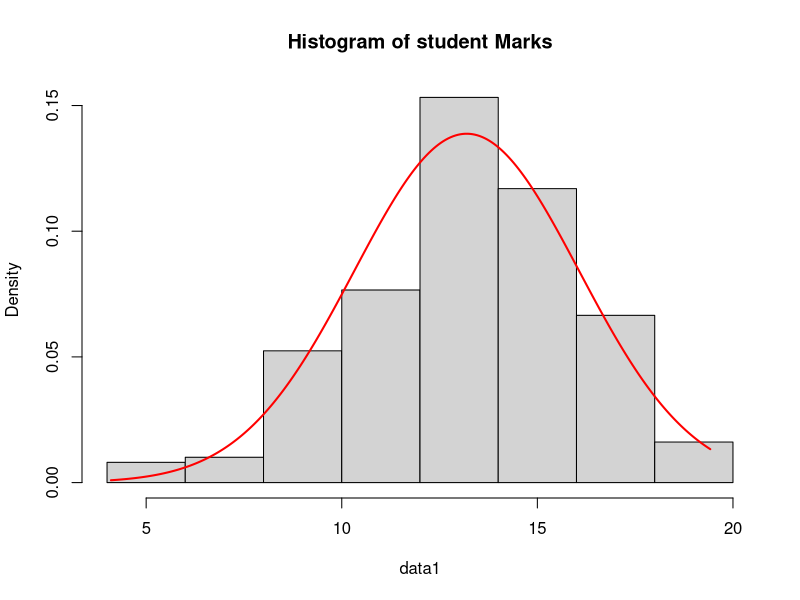
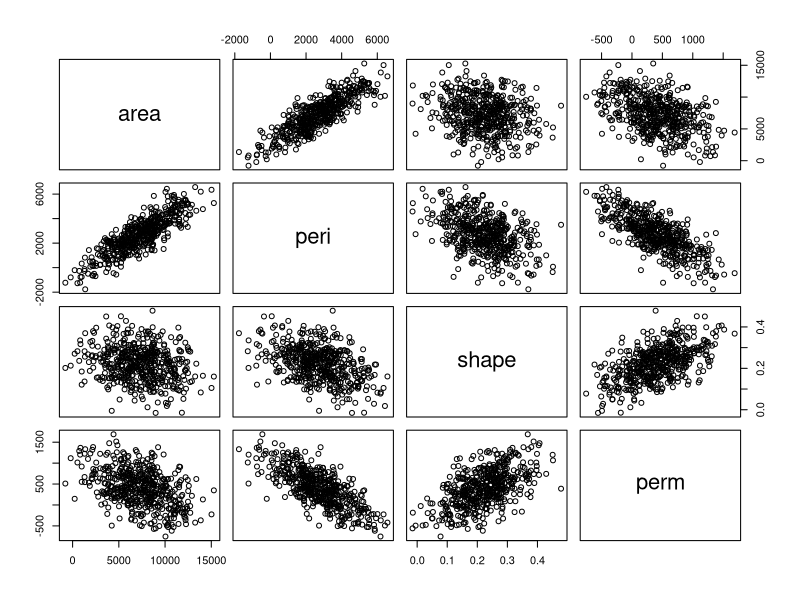
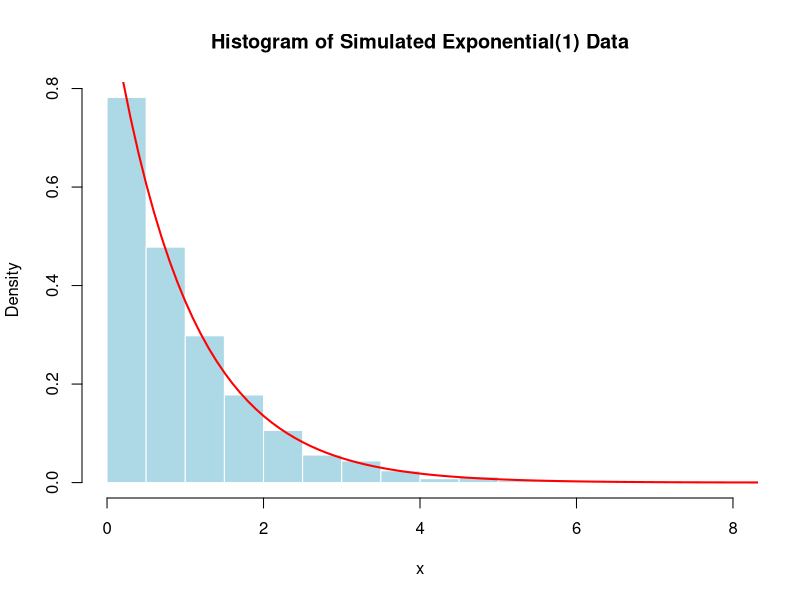
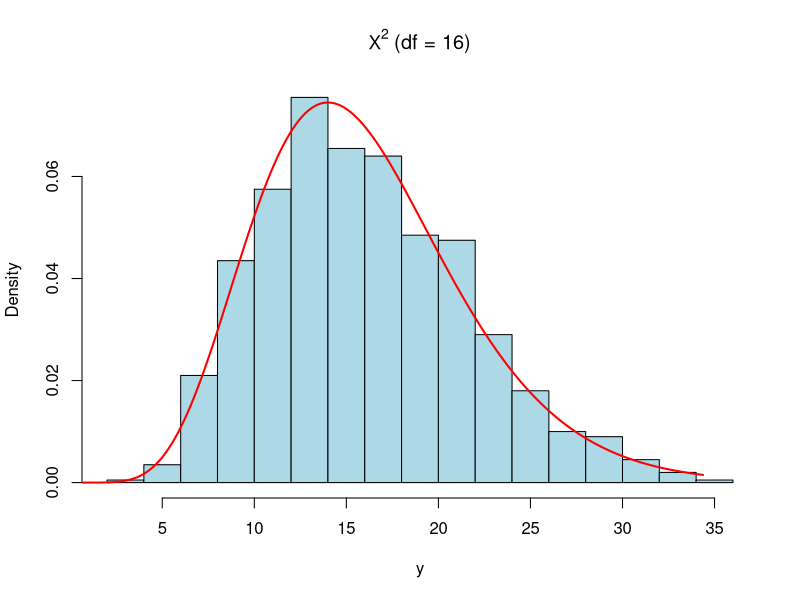
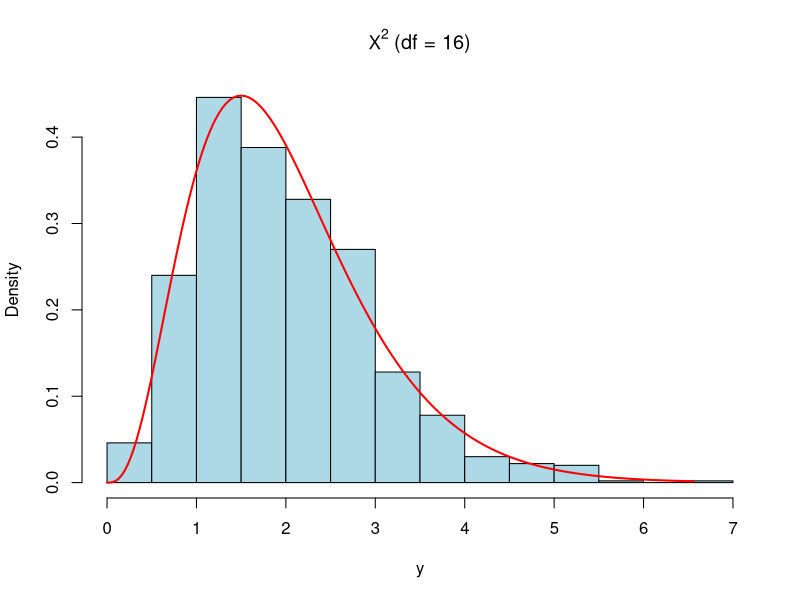
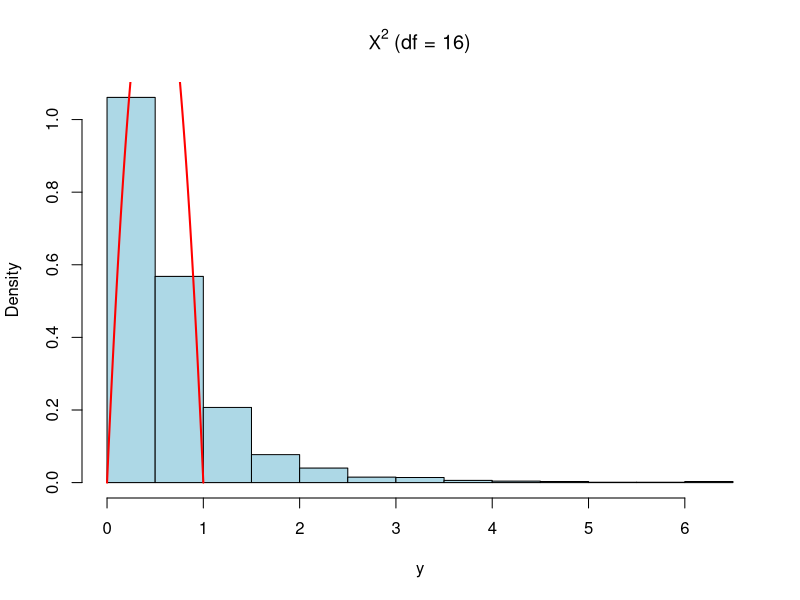

Write the R code that produced these figures, in order.
## ---- chunk 1
knitr::opts_chunk$set(echo = TRUE)
## ---- chunk 2
m<-10^4
t<-runif(m,0,pi/3)
g<-sin(t)
teta<-(pi/3)*mean(g)
teta

## ---- chunk 3
m<-10^4
x<-2
y<-runif(m,0,1)
g<- exp(-x^2*y^2/2)
thi<- 0.5+ x*mean(g/sqrt(2*pi))
thi
## ---- chunk 4
m<-10^4
x<-2
g<- exp(-x^2*y^2/2)
thi<- 0.5+ x*mean(g/sqrt(2*pi))
variance<-mean((g-mean(g))^2)/m
variance
## ---- chunk 5

## ---- chunk 6
pnorm(2)
## ---- chunk 7
n<-10000
X<-2
y<-runif(n, 0, 1)
ph.hat2<-0.5 + 2*mean(exp(-2*y^2)/sqrt(2*pi))
ph.hat2
## ---- chunk 8
n<-10^4
u<-runif(n,0,0.5)
g<-exp(-u)
teta<-0.5* mean(g)
teta
## ---- chunk 9
# Variance estimate
n<-10^4
u<-runif(n,0,0.5)
g<-exp(-u)
teta<-0.5* mean(g)
teta
Var_theta_hat <- mean((g-mean(g))^2) / n
Var_theta_hat
## ---- chunk 10
# Define x values
x <- seq(0.1, 0.9, by = 0.1)

# Number of simulations
n <- 10^5

# Generate Beta(3,3) random numbers
y <- rbeta(n, 3, 3)
# Monte Carlo estimates of CDF
mc_values <- numeric(length(x))
for (i in 1:length(x)) {
  mc_values[i] <- sum(y <= x[i]) / n
}

# Exact CDF using pbeta
exact_values <- pbeta(x, 3, 3)
head(y)
## ---- chunk 11
mc_values
## ---- chunk 12
exact_values <- pbeta(x, 3, 3)
exact_values 
## ---- chunk 13
set.seed(123)

m <- 10^4
B <- 1000
x <- 1
a <- -4
M <- 1 / sqrt(2*pi)

# Sample mean estimator
phi_sm <- replicate(B, {
  Z <- rnorm(m)
  mean(Z <= x)
})

# Hit-or-miss estimator
phi_hm <- replicate(B, {
  T <- runif(m, a, x)
  U <- runif(m, 0, M)
  (x - a) * M * mean(U <= dnorm(T))
})

var_sm <- var(phi_sm)
var_hm <- var(phi_hm)

relative_efficiency <- var_hm / var_sm

c(var_sm = var_sm,
  var_hm = var_hm,
  relative_efficiency = relative_efficiency)

## ---- chunk 14
set.seed(123)

# Parameters
x <- 1      
m <- 10000     # Number of Monte Carlo samples

# -------------------------------
# Method 1: Sample mean Monte Carlo
# -------------------------------
Z <- rnorm(m)             
phi_mean <- mean(Z <= x)  
var_mean <- phi_mean * (1 - phi_mean) / m   

# -------------------------------
# Method 2: Hit-or-miss method
# -------------------------------
# rectangle: X ~ Uniform(a,x), Y ~ Uniform(0,fmax)
fmax <- 1 / sqrt(2*pi)
X <- runif(m, min=-5, max=x)  # take -5 as practical -infinity
Y <- runif(m, min=0, max=fmax)
hits <- Y <= dnorm(X)
phi_hit <- mean(hits) * (x + 5) * fmax  # scale by area of rectangle
var_hit <- var(hits * (x + 5) * fmax) / m



efficiency <- var_hit / var_mean
efficiency
## ---- chunk 15
data1<-c(6.89, 10.35, 14.5, 15.35, 13.4, 12.35, 13.6, 11.3, 4.6, 15.85, 10.15, 8.15, 8.25,
17.05, 15.2, 16.2, 15.05, 16.25, 18.5, 16.8, 15.25, 12.75, 12.45, 10.2, 13.3, 8.7,
13.05, 10.9, 13, 13.85, 11.55, 14.5, 12.85, 17.15, 13.3, 15.25, 17.55, 11.25, 12.85,
14.5, 10.7, 11.9, 14, 14.6, 12.4, 15.35, 12.3, 11.7, 11.7, 10, 11.8, 15.6,
8.6, 10, 12.5, 9.9, 10.3, 13.3, 14, 16.5, 14, 14.7, 18.2, 15.1, 14.4,
8.1, 12.4, 10.9, 13.1, 14.5, 15.4, 10, 13.2, 13.4, 14.6, 17.5, 13.4, 15.8,
13.2, 13.3, 13.8, 11.2, 15.3, 16.1, 9.3, 16.5, 11.5, 13, 14.7, 9.3, 8.6,
12.4, 12.8, 10.8, 5.5, 13.5, 12.4, 11.8, 12.2, 8.5, 9.4, 11.9, 8.6, 13.2,
12.4, 11.5, 10.1, 14.8, 12.7, 6.1, 8.6, 9.3, 9.9, 8.4, 11.3, 13.1, 13.5,
4.1, 7.5, 13.9, 15.1, 13.2, 14.5, 17.6, 14.7, 12.5, 15.4, 15.5, 9.2, 10.5,
13.45, 18.15, 10.9, 12.65, 13.2, 17.6, 13.9, 12.4, 14.6, 12.4, 17.15, 16.4, 13.75,
14.4, 17.35, 14.3, 14.65, 16.1, 11.25, 10.35, 13.95, 12.55, 7.6, 14.95, 9.6, 18.35,
12.2, 12.35, 16.7, 15.3, 9, 14.05, 14.65, 11.15, 17.45, 4.75, 13.6, 14.4, 15.2,
8.75, 13.4, 13.6, 14.35, 12.65, 14.9, 15.1, 15.45, 16.55, 9.75, 16.9, 14.35, 12.66,
11.44, 11.47, 12.1, 11.34, 10.88, 8.34, 13.24, 15.59, 14.09, 12.4, 15.84, 12.39, 17.64,
12.78, 12.78, 15.41, 11.21, 12.56, 10.85, 16.04, 11.1, 13.25, 15.9, 14.5, 12.42, 11,
10.08, 12.8, 8.18, 15.75, 13.26, 12.61, 13.98, 6.77, 13.85, 12.42, 15.36, 13.24, 13.88,
17.7, 15.02, 17.22, 16.98, 16.12, 17.66, 17.64, 13.32, 17.14, 11.6, 18.1, 14.13, 14.98,
16.44, 18.73, 14.82, 16.02, 14.66, 14.48, 12.56, 10.21, 18.72, 19.42, 16.22, 17.07, 15.82,
15.27)
length(data1)
data1
mean_m<-mean(data1)
mean_m
sd_m<-sd(data1)
sd_m
hist(data1, probability = TRUE, col = "lightgray", main = "Histogram of student Marks")
x_vals <- seq(min(data1), max(data1), length = 248)

# Add normal density curve
lines(x_vals,
      dnorm(x_vals, mean = mean_m, sd = sd_m),
      col = "red",
      lwd = 2)
## ---- chunk 16

# Sample size
n <- length(data1)

# Estimated parameters
mu <- mean(data1)
sigma <- sd(data1)

# Generate random sample
X_sim <- rnorm(n, mean = mu, sd = sigma)

head(X_sim)

## ---- chunk 17
mu <- mean(data1)
sigma <- sd(data1)
ks.test(X_sim, "pnorm", mean = mu, sd = sigma)
## ---- chunk 18
data(rock)
View(rock)
str(rock)
## ---- chunk 19
rmvn.Choleski <-
function(n, mu, Sigma) {
# generate n random vectors from MVN(mu, Sigma)
# dimension is inferred from mu and Sigma
d <- length(mu)
Q <- chol(Sigma) 
Z <- matrix(rnorm(n*d), nrow=n, ncol=d)
X <- Z %*% Q + matrix(mu, n, d, byrow=TRUE)
X
}

mu <- colMeans(rock)
mu
Sigma <- cov(rock)
Sigma

X <- rmvn.Choleski(500, mu, Sigma)
pairs(X)

## ---- chunk 20
set.seed(123)

n <- 1000
accepted <- numeric()

while(length(accepted) < 20) {
  Y <- runif(1, -1, 1)   # proposal
  U <- runif(1, 0, 1)    # uniform(0,1)
  
  if (U <= 1 - Y^2) {
    accepted <- c(accepted, Y)
  }
}

accepted

## ---- chunk 21
set.seed(123)
n <- 1000

# Generate Uniform(0,1)
U <- runif(n)

# Transformation to Exponential(1)
X <- -log(U)

# Histogram (density scale)
hist(X, probability = TRUE,
     col = "lightblue",
     border = "white",
     main = "Histogram of Simulated Exponential(1) Data",
     xlab = "x")

# Create x-values for theoretical density
x_vals <- seq(0,10,0.1)

# Superimpose exponential density using lines()
lines(x_vals, dexp(x_vals, rate = 1),
      col = "red",
      lwd = 2)


## ---- chunk 22
n<-1000
nu <- 8
U<-runif(n*nu)

# Generate exponential variables in matrix form
X <- matrix(-log(U), nrow = nu)

# Chi-square transformation
Y_chi <- 2 * colSums(X)

# Plot
hist(Y_chi, probability = TRUE,
     col = "lightblue",
     main = expression(Chi^2~"(df = 16)"),
     xlab = "y")

x_vals <- seq(0, max(Y_chi), length.out = 200)
lines(x_vals, dchisq(x_vals, df = 16), col = "red", lwd = 2)

## ---- chunk 23
n<-1000
alpha<-4
beta<-1/2
U<-runif(n*alpha)

# Generate exponential variables in matrix form
X <- matrix(-log(U), nrow = alpha)

# Chi-square transformation
Y_Gamma <- beta * colSums(X)

# Plot
hist(Y_Gamma, probability = TRUE,
     col = "lightblue",
     main = expression(Chi^2~"(df = 16)"),
     xlab = "y")

x_vals <- seq(0, max(Y_Gamma), length.out = 200)
lines(x_vals, dgamma(x_vals,shape = alpha, scale = beta), col = "red", lwd = 2)
## ---- chunk 24
n<-1000
alpha<-2
beta<-2
a<-2
b<-2
U1<-runif(n*a)
U2<-runif(n*(a+b))

# Generate exponential variables in matrix form
X1 <- matrix(-log(U), nrow = a)
X2 <- matrix(-log(U), nrow = a+b)

# Chi-square transformation
Y_beta <- ( colSums(X1)/ colSums(X2))

# Plot
hist(Y_beta, probability = TRUE,
     col = "lightblue",
     main = expression(Chi^2~"(df = 16)"),
     xlab = "y")

x_vals <- seq(0,1, length.out = 200)
lines(x_vals, dbeta(x_vals,shape1 = a, shape2 = b), col = "red", lwd = 2)
## ---- chunk 25
n <- 1000
v <- 2
X <- matrix(rnorm(n*v), n, v)^2 #matrix of sq. normals
#sum the squared normal across each row: method 1
y <- rowSums(X)


## ---- chunk 26
n<-10^4
x<-runif(n,0,1)
g<- function (x) exp(-(x))/(1+ x^2)
thi<-1* mean(g)
thi
var1= var(g(x))/n
var1


## ---- chunk 27
set.seed(123)
n <- 10000  # number of uniform draws

# Simple Monte Carlo
U <- runif(n)
f <- function(x) exp(-x)/(1 + x^2)
I_MC <- mean(f(U))
var_MC <- var(f(U))/n

# Antithetic Monte Carlo
fU <- f(U)
f1U <- f(1 - U)
I_AV <- mean((fU + f1U)/2)
var_AV <- var((fU + f1U)/2)/n

# Percent variance reduction
reduction <- 100 * (var_MC - var_AV)/var_MC

I_MC
I_AV
var_MC
var_AV
reduction

